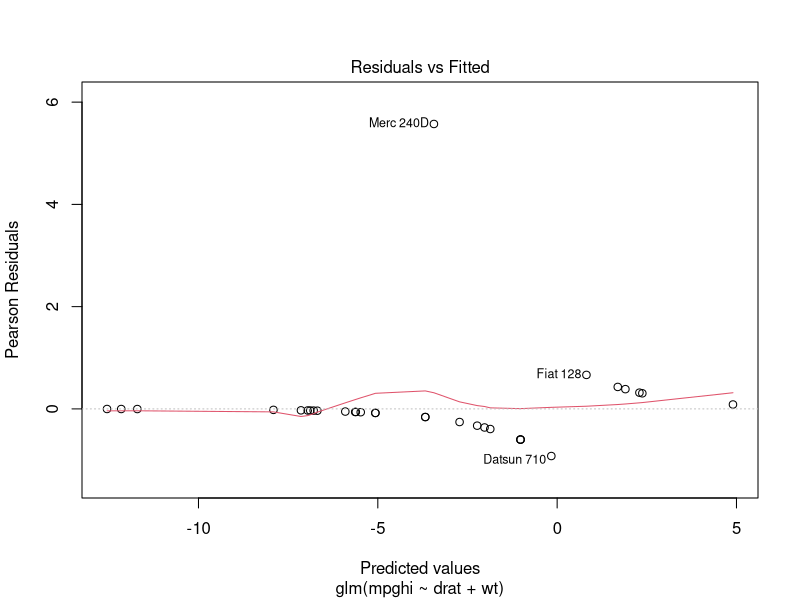
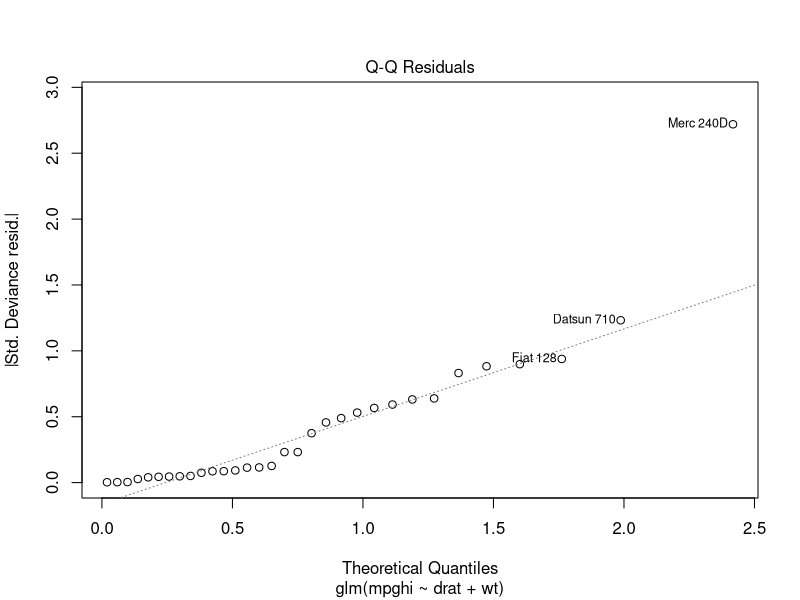
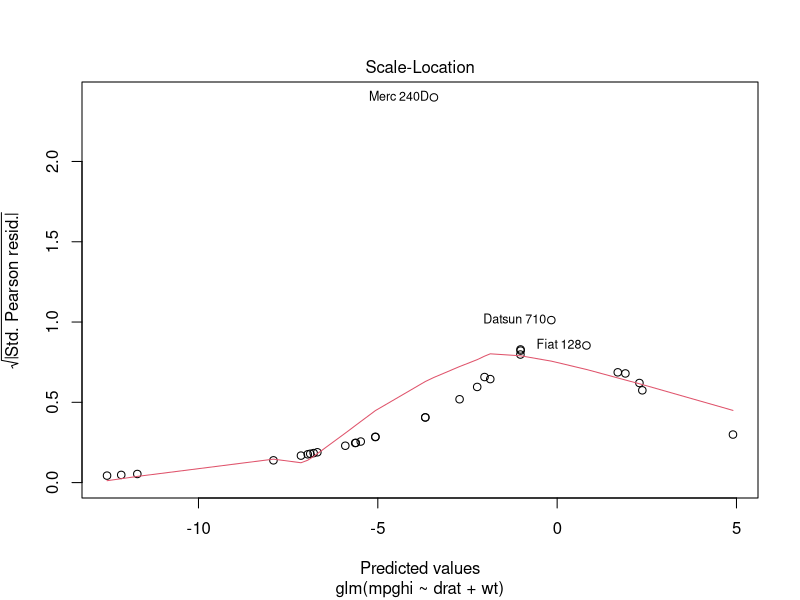
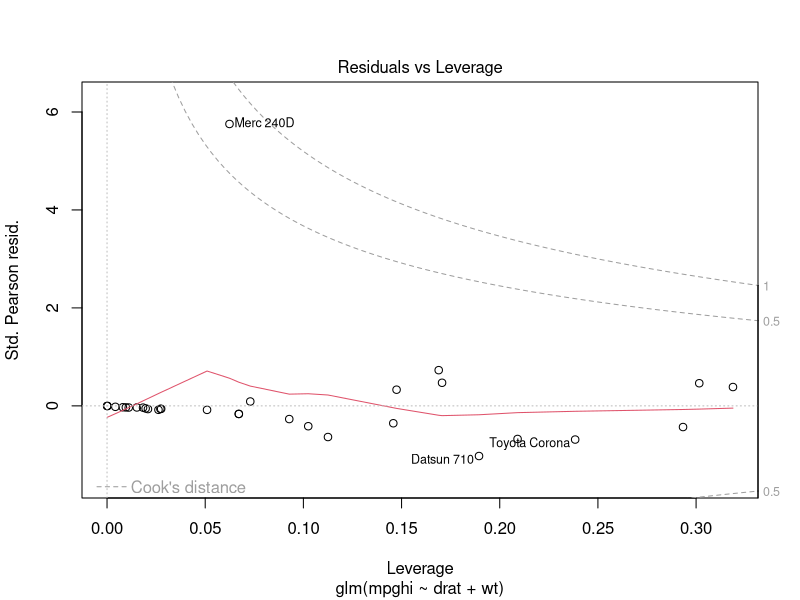
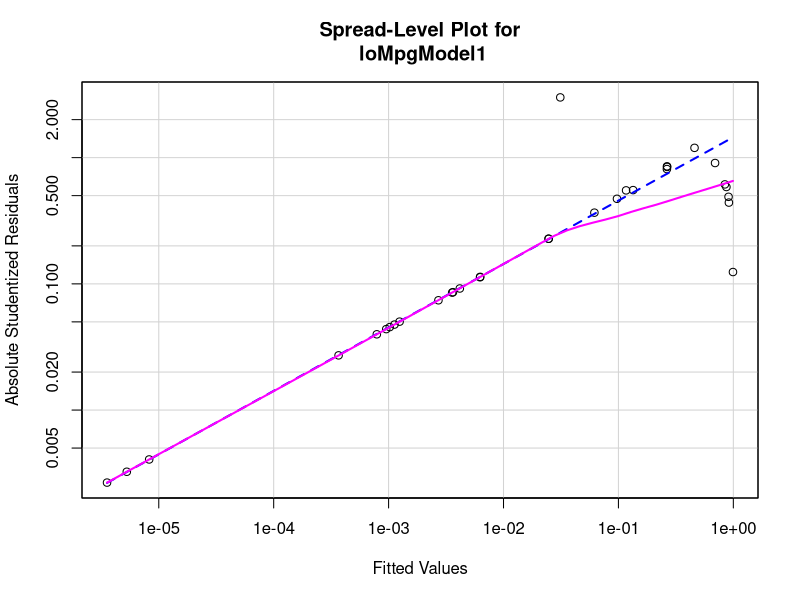
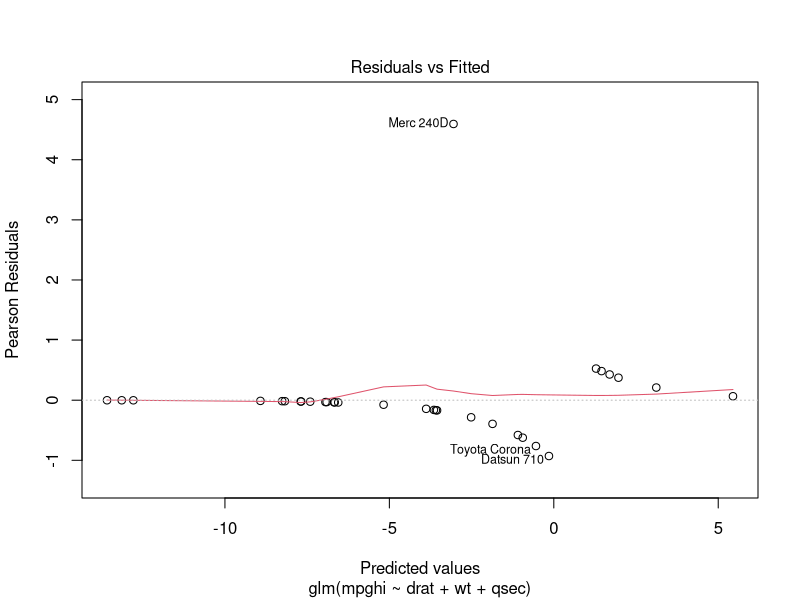
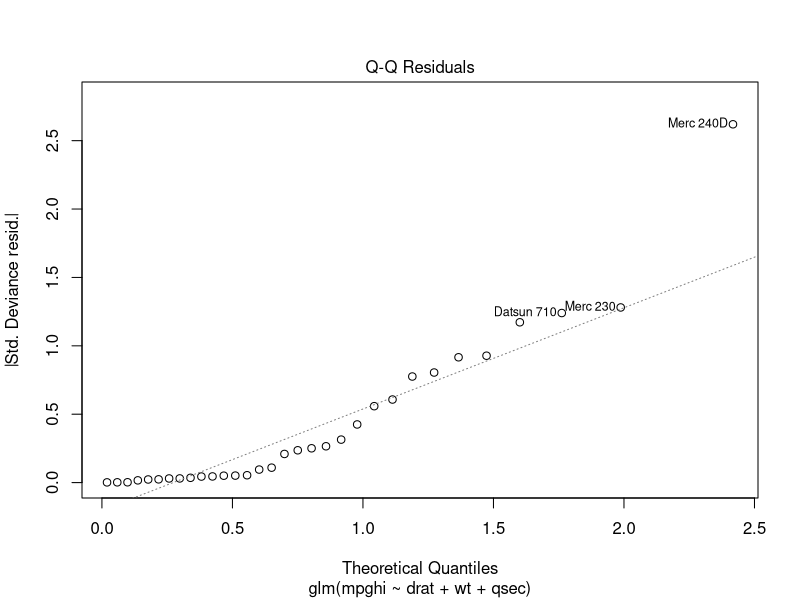
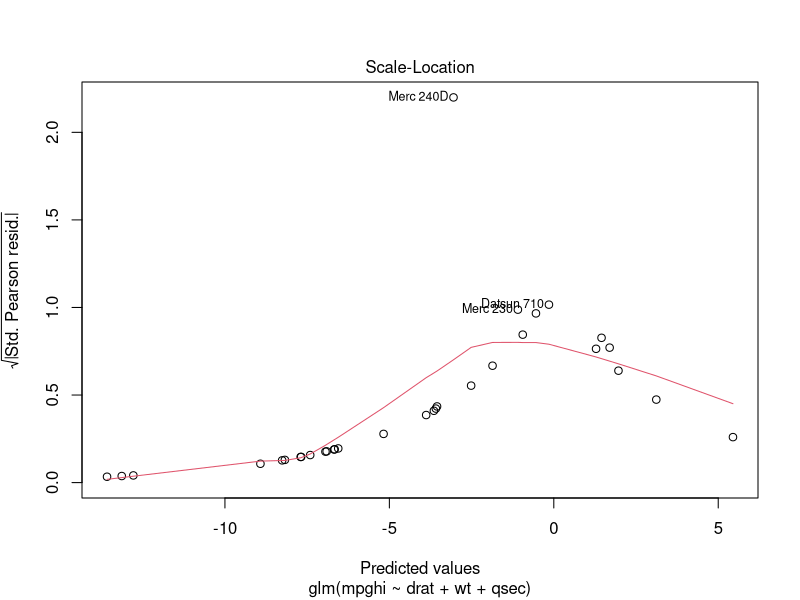

Write R code to recreate these figures, in order. (Note: this script raises an error after producing the figures.)
# Code to run & test logistic regression models ----
# code by: b.anderson@soton.ak.uk (@dataknut)


# R has a very useful built-in dataset called mtcars
# http://stat.ethz.ch/R-manual/R-devel/library/datasets/html/mtcars.html

# A data frame with 32 observations on 11 variables.
# [, 1] 	mpg 	Miles/(US) gallon
# [, 2] 	cyl 	Number of cylinders
# [, 3] 	disp 	Displacement (cu.in.)
# [, 4] 	hp 	Gross horsepower
# [, 5] 	drat 	Rear axle ratio
# [, 6] 	wt 	Weight (1000 lbs)
# [, 7] 	qsec 	1/4 mile time
# [, 8] 	vs 	V/S
# [, 9] 	am 	Transmission (0 = automatic, 1 = manual)
# [,10] 	gear 	Number of forward gears
# [,11] 	carb 	Number of carburetors 

rm(list = ls()) 
# Load required packages ----
x <- c("rms", # more regression tools
       "car" # regression tools
       )
       
# do this to install them first if needed
#install.packages(x)
print("Loading required packages")

# be careful - this will return a FALSE if a package doesn't load but the script will NOT stop!
lapply(x, require, character.only = T)

# Functions ----

# This creates a function called logisticPseudoR2s().  
# Usage: logisticPseudoR2s(myLogisticModel)  
# From: Field, A. P., Miles, J., and Field, Z. C. (2012). Discovering statistics using R: and sex and drugs and rock ’n’ roll. London: Sage


logisticPseudoR2s <- function(LogModel) {
  dev <- LogModel$deviance 
  nullDev <- LogModel$null.deviance 
  modelN <-  length(LogModel$fitted.values)
  R.hl <-  1 -  dev / nullDev
  R.cs <- 1- exp ( -(nullDev - dev) / modelN)
  R.n <- R.cs / ( 1 - ( exp (-(nullDev / modelN))))
  cat("Pseudo R^2 for logistic regression\n")
  cat("Hosmer and Lemeshow R^2  ", round(R.hl, 3), "\n")
  cat("Cox and Snell R^2        ", round(R.cs, 3), "\n")
  cat("Nagelkerke R^2           ", round(R.n, 3),    "\n")
}

# load mtcars ----
mtcars <- mtcars

summary(mtcars)

#create a binary variable (high mpg)
mtcars$mpghi <- 0
mtcars$mpghi[mtcars$mpg > 22.8] <- 1

table(mtcars$mpghi, mtcars$gear, useNA = "always")

# Run a simple logit ----
loMpgModel1 <- glm(formula = mpghi ~ drat + wt, 
                  family = binomial(logit), mtcars)

summary(loMpgModel1)

# use confint to report confidence intervals with bonferroni corrected level
bc_p <- 0.05/length(loMpgModel1$coefficients)
confint(loMpgModel1, level = 1 - bc_p)

# save results as log odds
# the cbind function simply 'glues' the columns together side by side
loMpgModel1ResultsLO <- cbind(LogOdds = coef(loMpgModel1), 
                             confint(loMpgModel1, level = 1 - bc_p))

# convert the log odds given by summary() to odds ratios (easier to understand)
# combine the results and save
loMpgModel1ResultsOR <- exp(cbind(OddsRatio = coef(loMpgModel1), 
                                 confint(loMpgModel1, level = 1 - bc_p)))


# Diagnostics:  ----
# Independence of errors
durbinWatsonTest(loMpgModel1)
# if p < 0.05 then a problem as implies autocorrelation

# Collinearity (vif)
vif(loMpgModel1)
# if any values > 10 -> problem

# Collinearity (tolerance)
1/vif(loMpgModel1)
# if any values < 0.2 -> possible problem
# if any values < 0.1 -> definitely a problem

# Diagnostic plots ----
plot(loMpgModel1)
# requires library(car)
spreadLevelPlot(loMpgModel1)

# Run a second slightly different model ----

loMpgModel2 <- glm(formula = mpghi ~ drat + wt + qsec, 
                   family = binomial(logit), mtcars)

# Diagnostics: ----
# Independence of errors
durbinWatsonTest(loMpgModel2)
# if p < 0.05 then a problem as implies autocorrelation

# Collinearity (vif)
vif(loMpgModel2)
# if any values > 10 -> problem

# Collinearity (tolerance)
1/vif(loMpgModel2)
# if any values < 0.2 -> possible problem
# if any values < 0.1 -> definitely a problem

# Diagnostic plots ----
plot(loMpgModel2)
# requires library(car)
spreadLevelPlot(loMpgModel2)

# Compare models ----
anova(loMpgModel1,loMpgModel2)

# or use Chi sq to test difference in deviance
# use abs() in case model 1 has more variables than model 2
loMpgModelChi <- abs(loMpgModel2$deviance - loMpgModel1$deviance)
# calculate the degrees of freedom
loMpgModelChiDf <- abs(loMpgModel1$df.residual - loMpgModel1$df.residual)
# calculate chi sq for model
1 - pchisq(loMpgModelChi, loMpgModelChiDf)
# A value < 0.05 suggest a statistically significant model

# check pseudo r sq
logisticPseudoR2s(loMpgModel1)
logisticPseudoR2s(loMpgModel2)

# don't forget to compare their AIC
extractAIC(loMpgModel1)
extractAIC(loMpgModel2)

# Using the rms package ----
loMpgModel1b <- lrm(mpghi ~ drat + wt, mtcars)
loMpgModel2b <- lrm(mpghi ~ drat + wt + qsec, mtcars)

loMpgModel1b

loMpgModel2b